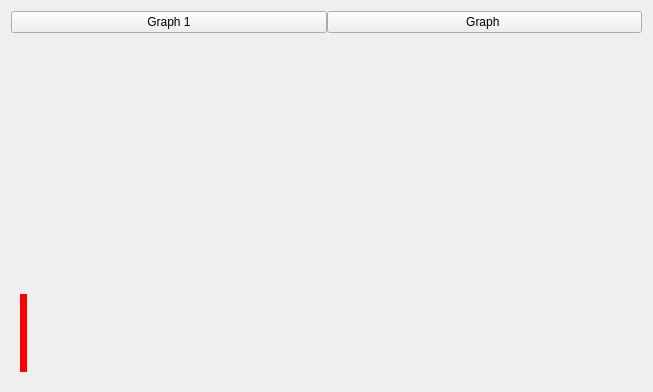
<?xml version="1.0" encoding="UTF-8"?>
<ui version="4.0">
 <class>predict_gait_content</class>
 <widget class="QWidget" name="predict_gait_content">
  <property name="geometry">
   <rect>
    <x>0</x>
    <y>0</y>
    <width>653</width>
    <height>392</height>
   </rect>
  </property>
  <property name="windowTitle">
   <string>Form</string>
  </property>
  <layout class="QVBoxLayout" name="verticalLayout" stretch="1,20,8">
   <item>
    <layout class="QHBoxLayout" name="horizontalLayout">
     <property name="spacing">
      <number>0</number>
     </property>
     <item>
      <widget class="QPushButton" name="predict_graph1_btn">
       <property name="text">
        <string>Graph 1</string>
       </property>
      </widget>
     </item>
     <item>
      <widget class="QPushButton" name="predict_graph1_btn_2">
       <property name="text">
        <string>Graph </string>
       </property>
      </widget>
     </item>
    </layout>
   </item>
   <item>
    <widget class="QStackedWidget" name="stackedWidget">
     <property name="currentIndex">
      <number>0</number>
     </property>
     <widget class="QWidget" name="page">
      <layout class="QVBoxLayout" name="verticalLayout_2">
       <property name="spacing">
        <number>0</number>
       </property>
       <property name="leftMargin">
        <number>0</number>
       </property>
       <property name="topMargin">
        <number>0</number>
       </property>
       <property name="rightMargin">
        <number>0</number>
       </property>
       <property name="bottomMargin">
        <number>0</number>
       </property>
       <item>
        <widget class="QWidget" name="strike_image_container" native="true">
         <layout class="QVBoxLayout" name="verticalLayout_4"/>
        </widget>
       </item>
      </layout>
     </widget>
     <widget class="QWidget" name="page_2">
      <layout class="QVBoxLayout" name="verticalLayout_3">
       <item>
        <widget class="QWidget" name="graph_container" native="true">
         <layout class="QVBoxLayout" name="verticalLayout_5"/>
        </widget>
       </item>
      </layout>
     </widget>
    </widget>
   </item>
   <item>
    <widget class="QWidget" name="widget" native="true">
     <layout class="QHBoxLayout" name="horizontalLayout_3">
      <item>
       <layout class="QHBoxLayout" name="horizontalLayout_2">
        <item>
         <widget class="QLabel" name="cpbar_1">
          <property name="styleSheet">
           <string notr="true">background-color:red;
border-radius:50px;
</string>
          </property>
          <property name="text">
           <string/>
          </property>
         </widget>
        </item>
        <item>
         <widget class="Line" name="hline_1">
          <property name="orientation">
           <enum>Qt::Horizontal</enum>
          </property>
         </widget>
        </item>
        <item>
         <widget class="QLabel" name="rpbar_1">
          <property name="text">
           <string/>
          </property>
         </widget>
        </item>
       </layout>
      </item>
      <item>
       <spacer name="horizontalSpacer">
        <property name="orientation">
         <enum>Qt::Horizontal</enum>
        </property>
        <property name="sizeHint" stdset="0">
         <size>
          <width>583</width>
          <height>20</height>
         </size>
        </property>
       </spacer>
      </item>
     </layout>
    </widget>
   </item>
  </layout>
 </widget>
 <resources>
  <include location="../../lib/assets/res.qrc"/>
  <include location="../../../../../../../../../lib/assets/res.qrc"/>
 </resources>
 <connections/>
</ui>
